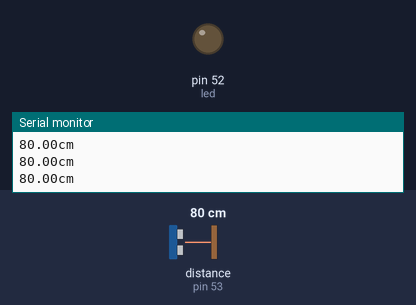
This sketch was run on a simulated Arduino Mega 2560, built with avr-gcc and run on an emulated ATmega2560. On the bench: output pins drawn as LEDs (lit = HIGH), the last lines printed to the serial monitor. Wiring (inferred from the names in the program): ultrasonic range finder: trigger pin 51; echo pin 53. The test bench sets the inputs (shaded band); at power-on: distance to the obstacle (sensor on pin 53) 80 cm. The echo pulse lasts 58.3 µs per cm; pins used as bus, display or sensor lines are not drawn.

Above: at 1.2 s.
1.3 s: distance to the obstacle (sensor on pin 53) set to 35 cm
At 2.8 s:
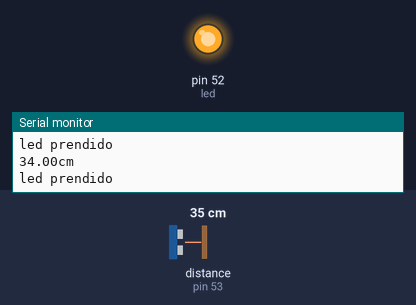
3.1 s: distance to the obstacle (sensor on pin 53) set to 28 cm
At 4.4 s:
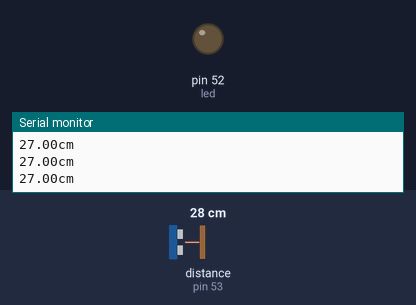
4.7 s: distance to the obstacle (sensor on pin 53) set to 33 cm
At 6.2 s:
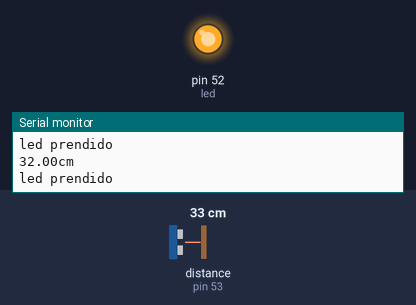
Timing chart, 0 to 7.7 s (numbered marks = the images above; inputs shaded):
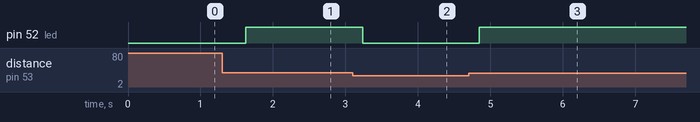

The sketch:

SensorUltrasonico.ino
```cpp
byte const echo = 53;
byte const trig = 51;
byte const led = 52;
float duracion, distancia;

void setup() {
  Serial.begin (9600);
  pinMode(echo, INPUT);
  pinMode(trig, OUTPUT);
  pinMode(led, OUTPUT);
  }

void loop() {

  digitalWrite(trig, LOW);
  delayMicroseconds(2);
  digitalWrite(trig, HIGH);   // genera el pulso de triger por 10ms como dice en la datasheet
  delayMicroseconds(10);
  digitalWrite(trig, LOW);

  duracion = pulseIn(echo, HIGH);
  distancia = int((duracion/2) / 29);            // calcula la distancia en centimetros 1/26(0.034) cm/us = 340 m/s

  if (distancia >= 500 || distancia <= 0){
    Serial.println("Fuera de rango");
  }
  else {
    Serial.print(distancia);
    Serial.println("cm");
    digitalWrite(led, LOW);
  }

  if (distancia <= 40 && distancia >= 30){
    digitalWrite(led, HIGH);
    Serial.println("led prendido");
  }
  delay(400);
}
```

Measured:
- the behaviour switches between 31 and 30 cm on distance to the obstacle (sensor on pin 53) (found by bisection; images 1 and 2)
- after the input at 1.3 s, pin 52 (led): LOW → HIGH after 0.33 s
- after the input at 3.1 s, pin 52 (led): HIGH → LOW after 0.14 s
- after the input at 4.7 s, pin 52 (led): LOW → HIGH after 0.15 s
